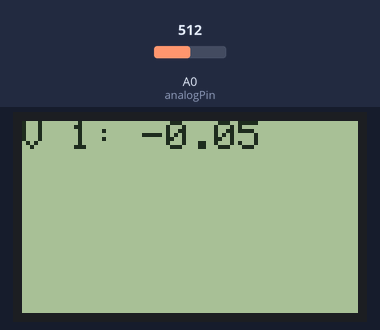
Bench run of a sketch on a simulated Arduino Uno, built with avr-gcc and run on an emulated ATmega328P. Shown: 84×48 one-colour display. Inputs (shaded band) come from the test bench; at power-on: A0 (analogPin) = 512.

Above: at 1.2 s.
1.3 s: A0 (analogPin) set to 716
At 2.1 s:
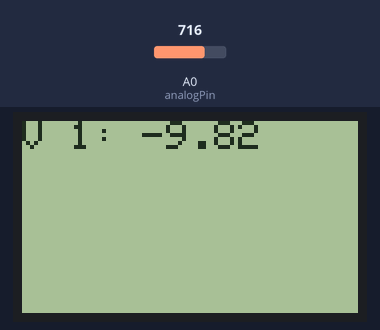
2.8 s: A0 (analogPin) set to 900
At 3.1 s:
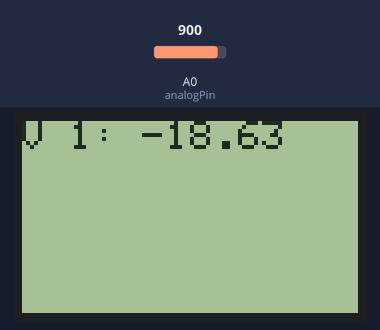
4.3 s: A0 (analogPin) set to 1023
At 5.4 s:
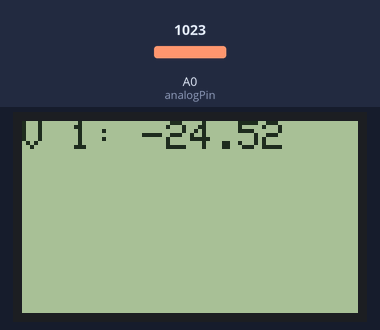
Timing chart, 0 to 7.3 s (numbered marks = the images above; inputs shaded):
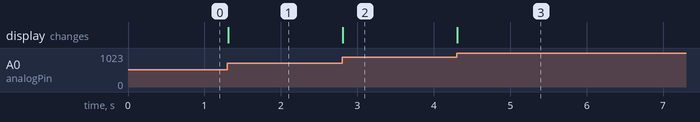

Measured:
- after the input at 1.3 s, the display: changes at once (image 1)
- after the input at 2.8 s, the display: changes at once (image 2)
- after the input at 4.3 s, the display: changes at once (image 3)

The sketch:

voltimetro.ino
```cpp
#include <PCD8544.h>

const int analogPin = A0;
const float Vref = 5.0;
const int ADCResolution = 1023;
const float R1 = 1000.0;
const float R2 = 10000.0;

// Define los pines para conectar la pantalla LCD
#define SCLK 3
#define DIN 4
#define DC 5
#define CS 7
#define RST 6

static PCD8544 lcd;
static const byte glyph[] = { B00010000, B00110100, B00110000, B00110100, B00010000 };

void setup() {
  Serial.begin(9600);
  pinMode(analogPin, INPUT);
    // PCD8544-compatible displays may have a different resolution...
  lcd.begin(84, 48);

  // Add the smiley to position "0" of the ASCII table...
  lcd.createChar(0, glyph);

}

void loop() {
  int adcValue = analogRead(analogPin); //Reads analog input
  float voltage = ((511.0 - adcValue)) * 49.0/1023.0; //Substracts the 2.5V offset, to start in 0, then retrieves the real value

  lcd.setCursor(0, 0);

  lcd.print("V 1: ");
  lcd.print(voltage);
  //lcd.print("V");
}
```
